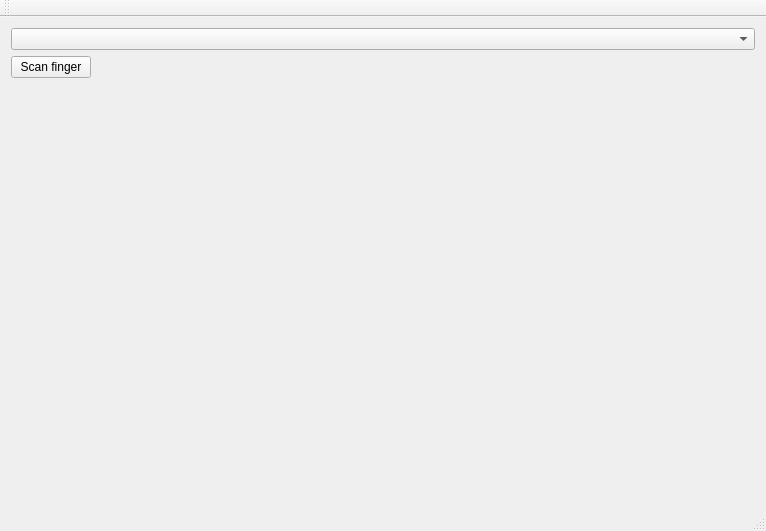
<?xml version="1.0" encoding="UTF-8"?>
<ui version="4.0">
 <class>MainWindow</class>
 <widget class="QMainWindow" name="MainWindow">
  <property name="geometry">
   <rect>
    <x>0</x>
    <y>0</y>
    <width>766</width>
    <height>531</height>
   </rect>
  </property>
  <property name="windowTitle">
   <string>MainWindow</string>
  </property>
  <widget class="QWidget" name="centralWidget">
   <layout class="QVBoxLayout" name="verticalLayout_2">
    <item>
     <layout class="QVBoxLayout" name="verticalLayout" stretch="0,0,1">
      <item>
       <widget class="QComboBox" name="cbDevices"/>
      </item>
      <item>
       <layout class="QHBoxLayout" name="horizontalLayout">
        <item>
         <widget class="QPushButton" name="btnScan">
          <property name="text">
           <string>Scan finger</string>
          </property>
         </widget>
        </item>
        <item>
         <spacer name="horizontalSpacer">
          <property name="orientation">
           <enum>Qt::Horizontal</enum>
          </property>
          <property name="sizeHint" stdset="0">
           <size>
            <width>40</width>
            <height>20</height>
           </size>
          </property>
         </spacer>
        </item>
       </layout>
      </item>
      <item>
       <widget class="QLabel" name="lbFrame">
        <property name="text">
         <string/>
        </property>
       </widget>
      </item>
     </layout>
    </item>
   </layout>
  </widget>
  <widget class="QMenuBar" name="menuBar">
   <property name="geometry">
    <rect>
     <x>0</x>
     <y>0</y>
     <width>766</width>
     <height>19</height>
    </rect>
   </property>
  </widget>
  <widget class="QToolBar" name="mainToolBar">
   <attribute name="toolBarArea">
    <enum>TopToolBarArea</enum>
   </attribute>
   <attribute name="toolBarBreak">
    <bool>false</bool>
   </attribute>
  </widget>
  <widget class="QStatusBar" name="statusBar"/>
 </widget>
 <layoutdefault spacing="6" margin="11"/>
 <resources/>
 <connections/>
</ui>
